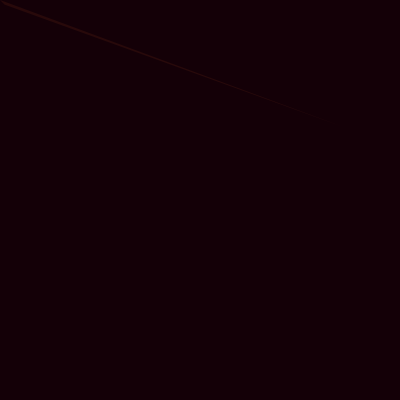
Frame 1 (no input)
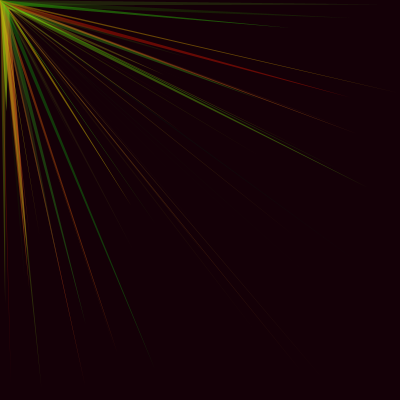
Frame 60 (the mouse pressed at the canvas centre just before this capture)
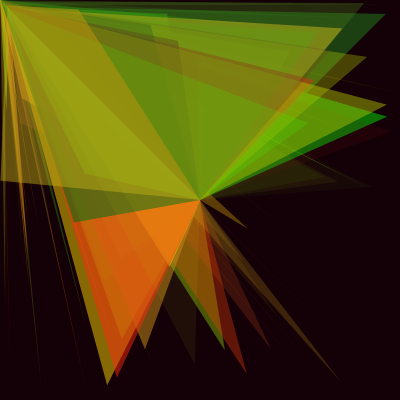
Frame 120 (the mouse held since frame 60 and released just before this capture)

The Processing sketch that drew these frames (run headless with seeded random() and noise(); from frame 60 on, the mouse is pressed at the canvas centre):

// Processing sketch: processing_64210
// ── processing_64210.pde

float r ;
float g ;
float b ;
float a ;
float depronto ;
float es ;
float num ;



void setup() {
  size(400,400);
  smooth();
  background(20,0,7);
  frameRate(30);
}

void draw() {
  r = random(255);
  g = random(255);
  b = random(30);
  a = random(155);
  depronto = random(width);
  es = random(height);
  num = random(10);

  noStroke();
  fill(r,g,b,a);
  triangle(depronto,es,num,num,mouseX,mouseY);
}

void keyPressed() {
  background(r,g,b);
}
